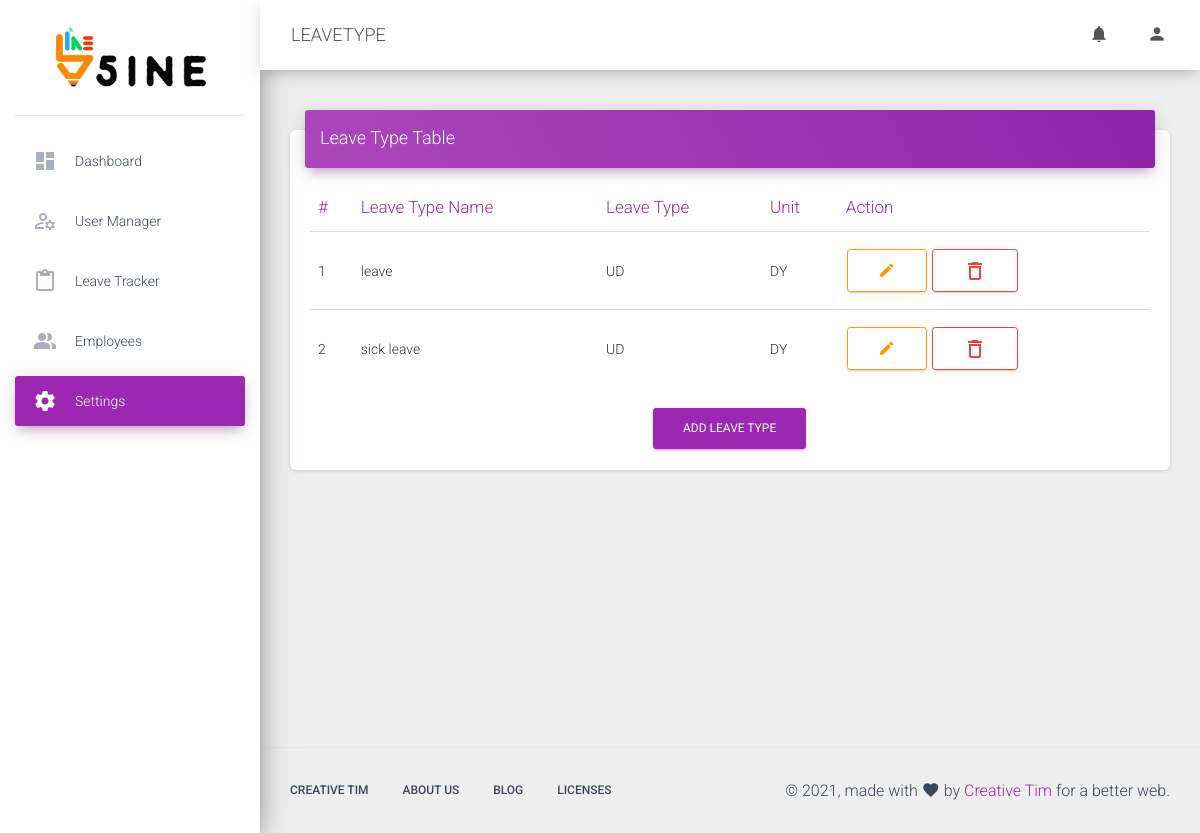
The app's page /user/setting/leavetype/ (signed in) with its own data.
### leave/models.py (models this page shows, shortened)
class LeaveType(models.Model):
    PAID = 'PD'
    UNPAID = 'UD'
    ON_DUTY = 'OD'
    RESTRICTED_HOLIDAY = 'RH'
    DAYS = 'DY'
    HOURS = 'HR'
    LEAVE_TYPE_CHOICES = [
        (PAID, 'Paid'),
        (UNPAID, 'Unpaid'),
        (ON_DUTY, 'On Duty'),
        (RESTRICTED_HOLIDAY, 'Restricted Holiday'),
    ]
    UNITS_CHOICES = [
        (DAYS, 'Days'),
        (HOURS, 'Hours'),
    ]
    Name = models.CharField(max_length=50, blank=False, null=False)
    Code = models.CharField(max_length=50, blank=True, null=True)
    Leave_Type = models.CharField(
        max_length=2,
        choices=LEAVE_TYPE_CHOICES,
        default=UNPAID,
    )
    Unit = models.CharField(
        max_length=2,
        choices=UNITS_CHOICES,
        default=DAYS,
    )
    Description = models.TextField(default="", blank=True, null=True)
    Valid_From = models.DateField(auto_now=False, auto_now_add=False,  default=timezone.now)
    Valid_To = models.DateField(auto_now=False, auto_now_add=False,  default=timezone.now)
    Opening_Balance = models.CharField(max_length=50, blank=False, null=False)
    Maximum_Balance = models.CharField(max_length=50, blank=False, null=False)
    Holiday_Between_Leave_Period = models.CharField(max_length=50, blank=False, null=False, default="0")
    To_Be_Applied_Days_In_Advance = models.CharField(max_length=50, blank=False, null=False, default="0")
    Maximum_Number_Of_Consecutive_Days_Of_Leave_Allowed = models.CharField(max_length=50, blank=False, null=False, default="0")
    Minimum_Gap_Between_2_Application_In_Days = models.CharField(max_length=50, blank=False, null=False, default="0")

### UserAuth/views.py (the view)
# urls.py: path('setting/leavetype/', LeaveTypeTable, name="leavetype"),
@login_required
def LeaveTypeTable(request):
    try:
        userNotif = UserNotification.objects.get(Employee=request.user.id)
    except:
        userNotif = False
    if request.user.is_superuser == False:
        return redirect(adminDashboardNotAllowed, success="NotAllowed")
    depTable = LeaveType.objects.all()
    return render(request, 'leavetypeTable.html', {'depTable':depTable, 'userNotif': userNotif})

### UserAuth/templates/leavetypeTable.html (shortened to what this page needs)
{% extends 'base.html' %}
{% load static %}
{% block css %}
<link href="{% static 'css/toastr.css'%}" rel="stylesheet" />
{% endblock %}
{% block content %}
{% include 'navbar.html' with userNotif=userNotif %}
      <div class="content">
        <div class="container-fluid">
          <div class="row">
            <div class="col-md-12">
              <div class="card">
                <div class="card-header card-header-primary">
                  <h4 class="card-title ">Leave Type Table</h4>
                </div>
                <div class="card-body">
                  <div class="table-responsive">
                    <table class="table">
                      <thead class=" text-primary">
                        <th>
                          #
                        </th>
                        <th>
                            Leave Type Name
                        </th>
                        <th>
                          Leave Type
                        </th>
                        <th>
                          Unit
                        </th>
                        <th>
                            Action
                         </th>
                      </thead>
                      <tbody>
                          {% if depTable %}
                          {% for i in depTable %}
                        <tr>
                          <td>
                            {{forloop.counter}}
                          </td>
                          <td>
                            {{i.Name}}
                          </td>
                          <td>
                            {{i.Leave_Type}}
                          </td>
                          <td>
                            {{i.Unit}}
                          </td>
                          <td>
                            <a href="/user/setting/leavetype/edit/{{i.id}}" class="btn btn-outline-warning" style="display: inline-block;"><i class="material-icons">edit</i></a>
                            <button title="Approve Employee" onclick="deletePost({{i.id}})" class="btn btn-outline-danger" style="display: inline-block;"><i class="material-icons"><span class="material-icons-outlined">
                                </span></i></button>
                          </td>
                        </tr>
                        {% endfor %}
                        {% else %}
                        <tr>
                            <td colspan="5" style="text-align: center;">No Data Available</td>
                        </tr>
                        {% endif %}
                        </tbody>
                    </table>
                    <div style="text-align: center;">
                        <a href="/user/setting/leavetype/add/" class="btn btn-primary" style="display: inline-block;">Add Leave Type</a>
                    </div>
                  </div>
                </div>
              </div>
            </div>
          </div>
        </div>
      </div>
{% endblock %}

### records on screen
LeaveType: Name "leave", Leave_Type "UD", Unit "DY"
LeaveType: Name "sick leave", Leave_Type "UD", Unit "DY"

### other values on screen
{{ request.resolver_match.url_name }} "LEAVETYPE"
